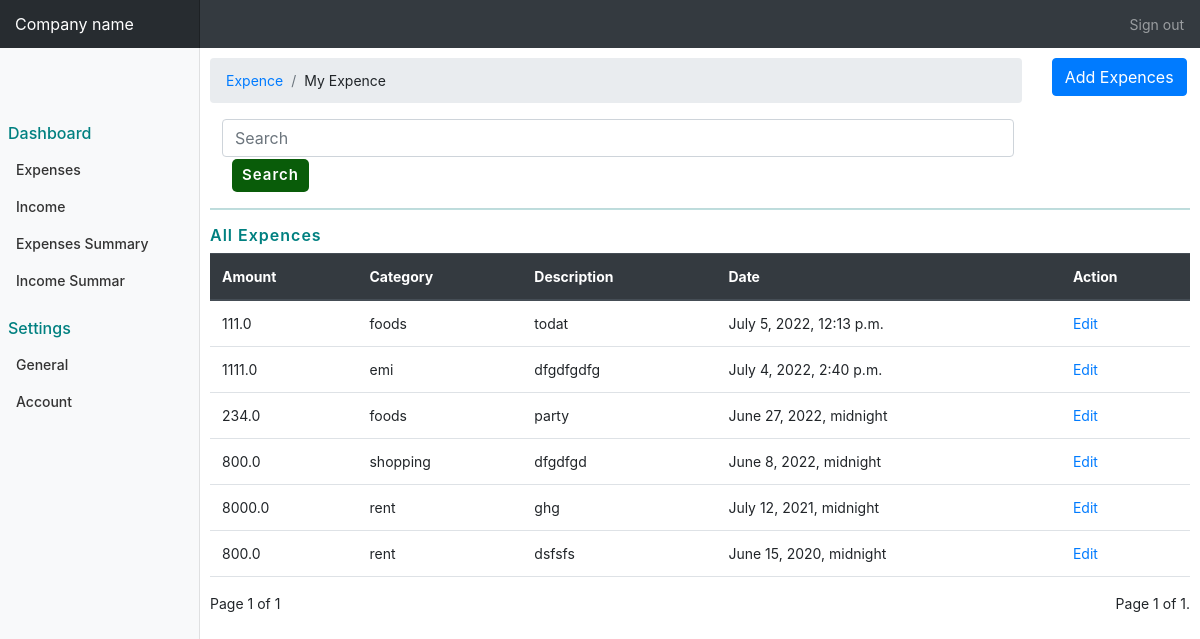
Before: /home (signed in) with the older database file.
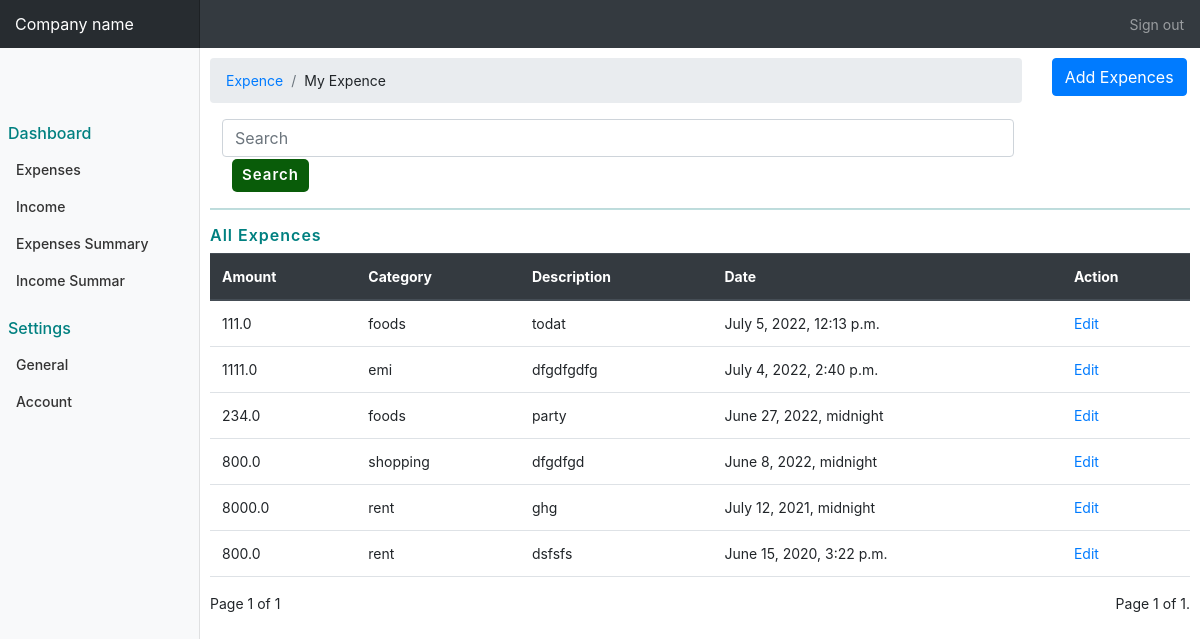
After: the same page with the newer database file.
### expenses/models.py (models this page shows)
class AddExpence(models.Model):
    amount= models.FloatField()
    date= models.DateTimeField()
    description= models.TextField()
    owner= models.ForeignKey(to=User, on_delete=models.CASCADE)
    category= models.CharField(max_length=255)
    def __str__(self):
        return self.category
    class Category(models.Model):
        name= models.CharField(max_length=256)

### account/views.py (the view)
# urls.py: path('home', views.user_dashboard, name="home"),
def user_dashboard(request):
    if request.user.is_authenticated:
        current_user= request.user
        expence_data= AddExpence.objects.filter(owner=current_user).order_by('-date')
        datalen=len(expence_data)
        print(expence_data)
        paginator= Paginator(expence_data, 8)
        page_number= request.GET.get('page')
        page_obj = Paginator.get_page(paginator, page_number)
        context={
        'expence_user_data' : expence_data,
        'page_obj' : page_obj,
        'datalen' : datalen
        }
        return render(request, 'addExpences.html', context)
    else:
        return redirect('/login')

### templates/addExpences.html (shortened to what this page needs)
{% extends 'bash.html' %}
{% block content %}
<div class="row">
    <div class="col-md-10">
        <nav aria-label="breadcrumb" class="nav_navigarion">
            <ol class="breadcrumb">
                <li class="breadcrumb-item"><a href="#">Expence</a></li>
                <li class="breadcrumb-item">My Expence</li>
            </ol>
        </nav>
    </div>
    <div class="col-md-2">
        <button type="button" class="btn btn-primary" data-toggle="modal" data-target="#exampleModal">
            Add Expences
        </button>
    </div>
</div>
<div>
    <div class="row">
        <form action="{% url 'search' %}">
            <div class="col-md-10">
                <input type="text" name="search" class="form-control" placeholder="Search">
            </div>
            <div class="col-md-2">
                <button type="submit" class="search_btn">Search</button>
            </div>
        </form>
    </div>
</div>
<hr style="color: teal;">
{% if expence_user_data.count %}
<div class="all_expences">
    <div class="row">
        <h6 class="col-md-8">All Expences</h6>
    </div>
    <table  class="table">
        <thead class="thead-dark">
            <tr>
                <th scope="col">Amount</th>
                <th scope="col">Category</th>
                <th>Description</th>
                <th scope="col">Date</th>
                <th scope="col">Action</th>
            </tr>
        </thead>
        <tbody>
            {% for data in page_obj %}
            <tr>
                <td>{{ data.amount }}</td>
                <td>{{ data.category }}</td>
                <td>{{ data.description }}</td>
                <td>{{ data.date }}</td>
                <td>
                    <a href="{% url 'edit_expense' data.id %}">Edit</a>
                </td>
            </tr>
            {% endfor %}
        </tbody>
    </table>
</div>
<div class="paginator" style="display: flex; justify-content: space-between;">
    <div>
        <span>
            Page {{ page_obj.number }} of {{ page_obj.paginator.num_pages }}
        </span>
    </div>
    <div>
        <div class="pagination">
            <span class="step-links">
                <span class="current">
                    Page {{ page_obj.number }} of {{ page_obj.paginator.num_pages }}.
                </span>
            </span>
        </div>
    </div>
</div>
{% else %}
<div style="font-size: 20px; color: #7e7d7d; text-align: center;">
    Expences are not added! Go to Add Expences
</div>
{% endif %}
{% endblock %}

Changed rows visible on the page:
changed AddExpence "dsfsfs": date "June 15, 2020, midnight" → "June 15, 2020, 3:22 p.m."
